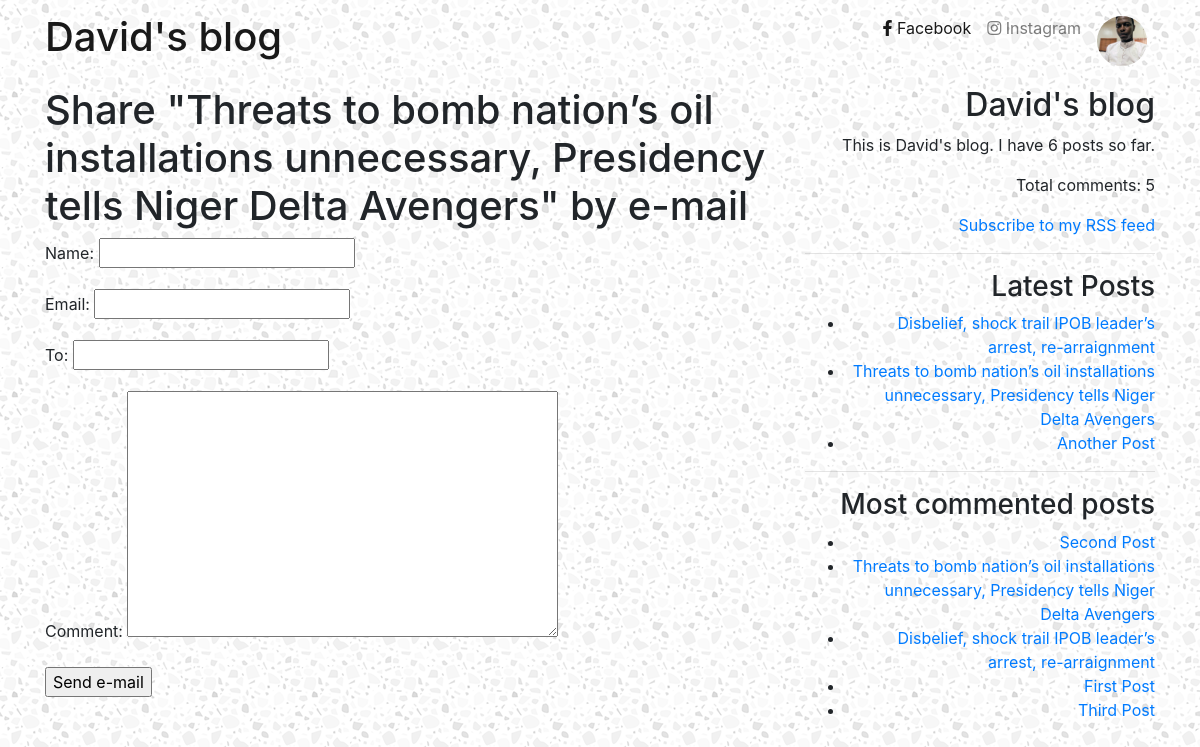
/blog/5/share/, run on the app's committed database.
### blog/models.py (models this page shows, shortened)
class Post(models.Model):
    STATUS_CHOICES = (
        ('draft', 'Draft'),
        ('published', 'Published'),
    )
    title = models.CharField(max_length=250)
    slug = models.SlugField(max_length=250,
                            unique_for_date='publish')
    author = models.ForeignKey(User,
                            on_delete=models.CASCADE,
                            related_name='blog_posts')
    body = models.TextField()
    publish = models.DateTimeField(default=timezone.now)
    created = models.DateTimeField(auto_now_add=True)
    updated = models.DateTimeField(auto_now=True)
    status = models.CharField(max_length=10,
                            choices=STATUS_CHOICES,
                            default='draft')
    objects = models.Manager()
    published = PublishedManager()
    tags = TaggableManager()
    class Meta:
        ordering = ('-publish',)
    def get_absolute_url(self):
        return reverse('blog:post_detail', args=[self.publish.year, self.publish.month, self.publish.day, self.slug])

### blog/views.py (the view)
# urls.py: path('<int:post_id>/share/', views.post_share, name='post_share'),
def post_share(request, post_id):
    post = get_object_or_404(Post, id=post_id, status='published')
    sent = False
    if request.method == 'POST':
        form = EmailPostForm(request.POST)
        if form.is_valid():
            cd = form.cleaned_data
            post_url = request.build_absolute_uri(post.get_absolute_url())
            subject = f"{cd['name']} recommends you read " \
                f"{post.title}"
            message = f"Read {post.title} at {post_url}\n\n" \
                f"{cd['name']}\'s comment: {cd['comment']}"
            send_mail(subject, message, 'walestrings@gmail.com',
                      [cd['to']])
            sent = True
    else:
        form = EmailPostForm()
    return render(request, 'blog/post/share.html', {'post': post, 'form': form, 'sent': sent})

### blog/forms.py
class EmailPostForm(forms.Form):
    name = forms.CharField(max_length=30)
    email = forms.EmailField()
    to = forms.EmailField()
    comment = forms.CharField(required=False, widget=forms.Textarea)

### blog/models.py (called while the page is built)
    def get_queryset(self):
        queryset = super(PublishedManager, self).get_queryset()
        queryset = queryset.filter(status='published')
        return queryset

### blog/templatetags/blog_tags.py (called while the page is built)
@register.simple_tag
def total_posts():
    return Post.published.count()

@register.simple_tag
def total_comments():
    return  Comment.objects.filter(active=True).count()

@register.inclusion_tag('blog/latest_posts.html')
def show_latest_posts(count=5):
    latest_posts = Post.published.order_by('-publish')[:count]
    return {'latest_posts': latest_posts}

@register.simple_tag
def get_most_commented_posts(count=5):
    return Post.published.annotate(total_comments=Count('comments')).order_by('-total_comments')[:count]

### blog/templates/blog/post/share.html (shortened to what this page needs)
{% extends 'blog/base.html' %}
{% block content %}
{% if sent %}
<h1>E-mail successfully sent</h1>
<p>
    "{{ post.title }}" was successfully sent to {{ form.cleaned_data.to }}.
</p>
{% else %}
<h1>Share "{{ post.title }}" by e-mail</h1>
<form method="post">
    {{ form.as_p }}
    <input type="submit" value="Send e-mail">
</form>
{% endif %}
{% endblock content %}

### blog/templates/blog/base.html (shortened to what this page needs)
{% load static %} {% load blog_tags %}
<!DOCTYPE html>
<html>
<head>
    <link href="{% static 'css/blog.css' %}" rel="stylesheet">
    <link rel="stylesheet" href="https://maxcdn.bootstrapcdn.com/bootstrap/4.0.0/css/bootstrap.min.css"
>
    <link rel="stylesheet" href="https://cdnjs.cloudflare.com/ajax/libs/font-awesome/5.15.3/css/all.min.css"
 />
</head>
<body style="background-image: url({% static 'img/light-grey-terrazzo.png' %})">
    <nav class="mb-1 navbar navbar-expand-lg navbar-light info-color">
        <div class="container">
            <a class="navbar-brand" href="/blog">
                <h1>David's blog</h1>
            </a>
            <div class="collapse navbar-collapse" id="navbarSupportedContent-4">
                <ul class="navbar-nav ml-auto">
                    <li class="nav-item active">
                        <a class="nav-link" href="https://www.facebook.com/walestrings" target="_blank">
                            <i class="fab fa-facebook-f"></i> Facebook
                        </a>
                    </li>
                    <li class="nav-item">
                        <a class="nav-link" href="https://www.instagram.com/" target="_blank">
                            <i class="fab fa-instagram"></i> Instagram</a>
                    </li>
                    <li class="nav-item">
                        <a class="nav-link" href="{% static 'img/profile.jpg' %}">
                            <img class="img-fluid" src="{% static 'img/profile.jpg' %}" alt="" width="50px">
                        </a>
                    </li>
                </ul>
            </div>
        </div>
    </nav>
    <div class="container">
        <div class="row">
            <div class="col-8">
                {% block content %} {% endblock %}
            </div>
            <div class="col-4 text-right">
                <h2>David's blog</h2>
                <p>This is David's blog. I have {% total_posts %} posts so far.</p>
                <p>Total comments: {% total_comments %}</p>
                <p>
                    <a href="{% url 'blog:post_feed' %}">Subscribe to my RSS feed</a>
                </p>
                <hr>
                <h3>Latest Posts</h3>
                {% show_latest_posts 3 %}
                <hr>
                <h3>Most commented posts</h3>
                {% get_most_commented_posts as most_commented_posts %}
                <ul>
                    {% for post in most_commented_posts %}
                    <li>
                        <a href="{{ post.get_absolute_url }}">{{ post.title }}</a>
                    </li>
                    {% endfor %}
                </ul>
            </div>
        </div>
    </div>
</body>
</html>

### blog/templates/blog/latest_posts.html
<ul>
    {% for post in latest_posts %}
    <li>
        <a href="{{ post.get_absolute_url }}">{{ post.title }}</a>
    </li>
    {% endfor %}
</ul>

### blog/templates/blog/base.html (style rules this page uses)
a.nav-link img.img-fluid { border-radius: 50%; }

### data on the page
Post: title "Threats to bomb nation’s oil installations unnecessary, Presidency tells Niger Delta Avengers"
Post: title "Disbelief, shock trail IPOB leader’s arrest, re-arraignment"
Post: title "Another Post"
Post: title "Second Post"
Post: title "First Post"
Post: title "Third Post"
